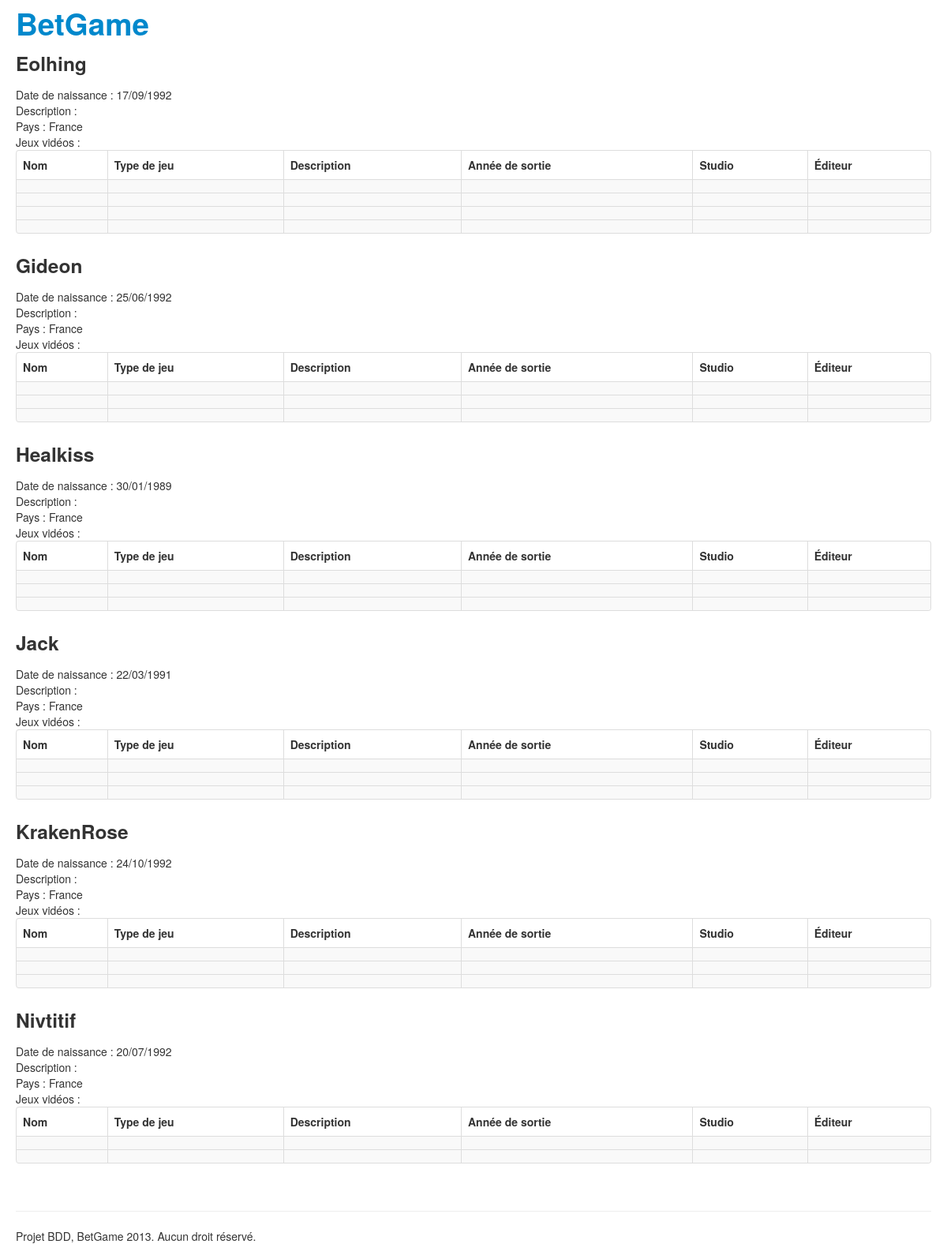
Page /list.php on the committed database.
### tables this page shows
CREATE TABLE IF NOT EXISTS `gamer` (
  `idGAMER` int(11) NOT NULL AUTO_INCREMENT,
  `Name` varchar(45) DEFAULT NULL,
  `Birthdate` datetime DEFAULT NULL,
  `Description` text,
  `idCOUNTRY` smallint(5) unsigned NOT NULL,
  PRIMARY KEY (`idGAMER`),
  KEY `idCOUNTRY_fk` (`idCOUNTRY`)
);

CREATE TABLE IF NOT EXISTS `country` (
  `idCOUNTRY` smallint(5) unsigned NOT NULL AUTO_INCREMENT,
  `alpha2` varchar(2) NOT NULL,
  `alpha3` varchar(3) NOT NULL,
  `nameUS` varchar(45) NOT NULL,
  `nameFR` varchar(45) NOT NULL,
  PRIMARY KEY (`idCOUNTRY`),
  UNIQUE KEY `alpha2` (`alpha2`),
  UNIQUE KEY `alpha3` (`alpha3`)
);

### controllers/conBdd.php (called while the page is built, shortened)
<?php
class conBDD
{
	public function __construct()
	{
		$options = array(
			PDO::MYSQL_ATTR_INIT_COMMAND => "SET NAMES utf8"
		);
		try
		{
			$this->connexion = new PDO('mysql:host=' . self::HOST . ';dbname=' . self::DB, self::USER, self::PASS, $options);
		}
		catch (Exception $e)
		{
			echo 'Erreur : ' . $e->getMessage() . '<br />';
			echo 'N° : ' . $e->getCode();
		}
	}
	public function pdoExecute($sqlRequest, $pdoArray = NULL, $select = true, $fetchMode = PDO::FETCH_OBJ)
	{
		$pdo = $this->connexion;
		$query = $pdo->prepare($sqlRequest);
		$success = $query->execute($pdoArray);
		if ($select)
		{
			$data = $query->fetchAll($fetchMode);
			return $data;
		}
		return $success;
	}
	public $connexion;
}
?>

### list.php (the view, shortened to what this page needs)
<?php
include("Header.php");
include("Banniere.php");
?>
<div class="bs-docs-example">
	<?php
	function shortString($string, $maxSize = 124)
	{
		$string = strip_tags($string);
		return $string;
	}
	$sqlRequest = "
SELECT gamer.idGAMER, gamer.Name, gamer.Birthdate , gamer.Description , country.nameFR countryName , videogame.idVIDEOGAME , videogame.Name gamevideoName ,
videogame.Description gamevideoDescription , videogame.Year gamevideoYear , editor.Name editorName , studio.Name studioName
FROM `gamer`
LEFT JOIN `country` USING(idCOUNTRY)
LEFT JOIN `gamer_videogame` gv ON idGamer = GAMER_idGAMER
LEFT JOIN `videogame` ON idVIDEOGAME = gv.VIDEOGAME_idVIDEOGAME
LEFT JOIN `editor` USING(idEditor)
LEFT JOIN `studio` USING(idStudio)
ORDER BY Name ASC
";
	$list = $conBdd->pdoExecute($sqlRequest);
	$gamersDisplayed = array();
	foreach ($list as $gamer)
	{
		if (!in_array($gamer->idGAMER, $gamersDisplayed))
		{
			?>
		</table>
		<?php
		$gamersDisplayed[] = $gamer->idGAMER;
		?>
		<h3><?php echo $gamer->Name ?></h3>
		Date de naissance : <?php echo date('d/m/Y', strtotime($gamer->Birthdate)) ?><br/>
		Description : <?php echo $gamer->Description ?><br/>
		Pays : <?php echo $gamer->countryName ?><br/>
		Jeux vidéos :<br/>
		<table class="table table-striped table-bordered">
			<thead>
				<tr>
					<th>Nom</th>
					<th>Type de jeu</th>
					<th>Description</th>
					<th>Année de sortie</th>
					<th>Studio</th>
					<th>Éditeur</th>
				</tr>
			</thead>
			<?php
		}
		?>
		<tbody>
			<tr>
				<td><a href="view.php?view=videogameProfile&id=<?php echo $gamer->idVIDEOGAME ?>"><?php echo $gamer->gamevideoName ?></a></td>
				<td><?php echo $gamer->typeName ?></td>
				<td><?php echo shortString($gamer->gamevideoDescription) ?></td>
				<td><?php echo $gamer->gamevideoYear ?></td>
				<td><?php echo $gamer->studioName ?></td>
				<td><?php echo $gamer->editorName ?></td>
			</tr>
		</tbody>
		<?php
	}
	if (!empty($gamersDisplayed))
	{
		?>
	</table>
	<?php
}
?>
</div>
<?php
include("Footer.php");
?>

### Header.php (shortened to what this page needs)
<?php
include("controllers/conBdd.php");
?>
<!doctype html>
<html>
	<head>
		<link rel="stylesheet" type="text/css" href="style/css/bootstrap.css" />
		<link rel="stylesheet" type="text/css" href="style/css/css.css" />
	</head>
	<body>
		<div class="container-fluid">

### Banniere.php
<div class="header">
		<h1 class='center'><a href="/~hackjack/betgame/">BetGame</a></H1>
</div>

### Footer.php (shortened to what this page needs)
<br/>
<hr/>
<div class="footer">
	Projet BDD, BetGame 2013. Aucun droit réservé.
</div>
</body>
</html>

### rows in the picture
gamer: Name "Eolhing", Birthdate "17/09/1992", idCOUNTRY.nameFR "France"
gamer: Name "Gideon", Birthdate "25/06/1992", idCOUNTRY.nameFR "France"
gamer: Name "Healkiss", Birthdate "30/01/1989", idCOUNTRY.nameFR "France"
gamer: Name "Jack", Birthdate "22/03/1991", idCOUNTRY.nameFR "France"
gamer: Name "KrakenRose", Birthdate "24/10/1992", idCOUNTRY.nameFR "France"
gamer: Name "Nivtitif", Birthdate "20/07/1992", idCOUNTRY.nameFR "France"
